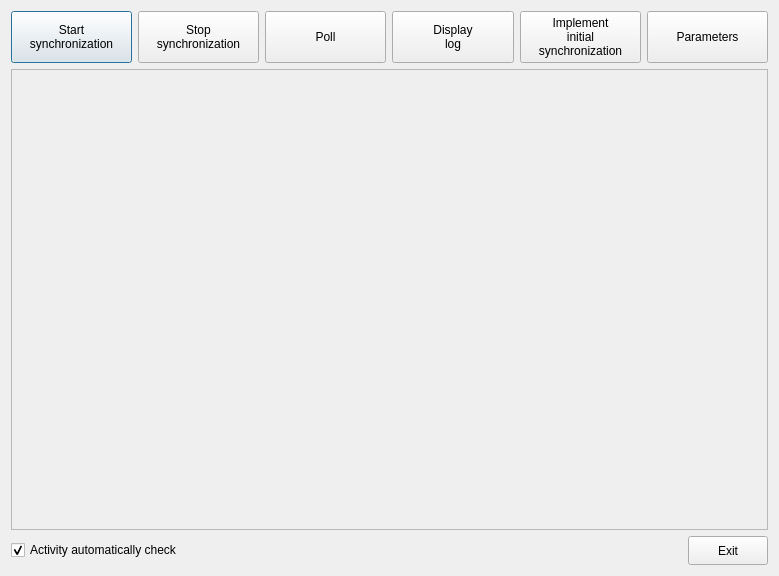
<?xml version="1.0" encoding="UTF-8"?>
<ui version="4.0">
 <class>dyndoc_sync_form</class>
 <widget class="QDialog" name="dyndoc_sync_form">
  <property name="geometry">
   <rect>
    <x>0</x>
    <y>0</y>
    <width>779</width>
    <height>576</height>
   </rect>
  </property>
  <property name="minimumSize">
   <size>
    <width>779</width>
    <height>111</height>
   </size>
  </property>
  <property name="windowTitle">
   <string>Dialog</string>
  </property>
  <property name="sizeGripEnabled">
   <bool>false</bool>
  </property>
  <layout class="QVBoxLayout" name="verticalLayout">
   <item>
    <layout class="QVBoxLayout" name="qvl_main">
     <item>
      <layout class="QHBoxLayout" name="qhl_top">
       <item>
        <widget class="QPushButton" name="qpb_start_synch">
         <property name="sizePolicy">
          <sizepolicy hsizetype="Minimum" vsizetype="Minimum">
           <horstretch>0</horstretch>
           <verstretch>0</verstretch>
          </sizepolicy>
         </property>
         <property name="minimumSize">
          <size>
           <width>0</width>
           <height>0</height>
          </size>
         </property>
         <property name="maximumSize">
          <size>
           <width>1000</width>
           <height>52</height>
          </size>
         </property>
         <property name="baseSize">
          <size>
           <width>123</width>
           <height>52</height>
          </size>
         </property>
         <property name="cursor">
          <cursorShape>ArrowCursor</cursorShape>
         </property>
         <property name="text">
          <string>Start
synchronization</string>
         </property>
        </widget>
       </item>
       <item>
        <widget class="QPushButton" name="qpb_stop_synch">
         <property name="sizePolicy">
          <sizepolicy hsizetype="Minimum" vsizetype="Minimum">
           <horstretch>0</horstretch>
           <verstretch>0</verstretch>
          </sizepolicy>
         </property>
         <property name="minimumSize">
          <size>
           <width>0</width>
           <height>0</height>
          </size>
         </property>
         <property name="maximumSize">
          <size>
           <width>1000</width>
           <height>52</height>
          </size>
         </property>
         <property name="sizeIncrement">
          <size>
           <width>0</width>
           <height>0</height>
          </size>
         </property>
         <property name="baseSize">
          <size>
           <width>123</width>
           <height>52</height>
          </size>
         </property>
         <property name="text">
          <string>Stop
synchronization</string>
         </property>
        </widget>
       </item>
       <item>
        <widget class="QPushButton" name="qpb_poll">
         <property name="sizePolicy">
          <sizepolicy hsizetype="Fixed" vsizetype="Fixed">
           <horstretch>0</horstretch>
           <verstretch>0</verstretch>
          </sizepolicy>
         </property>
         <property name="minimumSize">
          <size>
           <width>0</width>
           <height>0</height>
          </size>
         </property>
         <property name="maximumSize">
          <size>
           <width>1000</width>
           <height>52</height>
          </size>
         </property>
         <property name="sizeIncrement">
          <size>
           <width>123</width>
           <height>52</height>
          </size>
         </property>
         <property name="text">
          <string>Poll</string>
         </property>
        </widget>
       </item>
       <item>
        <widget class="QPushButton" name="qpb_display_log">
         <property name="sizePolicy">
          <sizepolicy hsizetype="Fixed" vsizetype="Fixed">
           <horstretch>0</horstretch>
           <verstretch>0</verstretch>
          </sizepolicy>
         </property>
         <property name="minimumSize">
          <size>
           <width>0</width>
           <height>0</height>
          </size>
         </property>
         <property name="maximumSize">
          <size>
           <width>1000</width>
           <height>52</height>
          </size>
         </property>
         <property name="sizeIncrement">
          <size>
           <width>123</width>
           <height>52</height>
          </size>
         </property>
         <property name="text">
          <string>Display
log</string>
         </property>
        </widget>
       </item>
       <item>
        <widget class="QPushButton" name="qpb_impinit_synch">
         <property name="sizePolicy">
          <sizepolicy hsizetype="Fixed" vsizetype="Fixed">
           <horstretch>0</horstretch>
           <verstretch>0</verstretch>
          </sizepolicy>
         </property>
         <property name="maximumSize">
          <size>
           <width>1000</width>
           <height>52</height>
          </size>
         </property>
         <property name="baseSize">
          <size>
           <width>123</width>
           <height>52</height>
          </size>
         </property>
         <property name="text">
          <string>Implement
initial
synchronization</string>
         </property>
        </widget>
       </item>
       <item>
        <widget class="QPushButton" name="qpb_param">
         <property name="sizePolicy">
          <sizepolicy hsizetype="Fixed" vsizetype="Fixed">
           <horstretch>0</horstretch>
           <verstretch>0</verstretch>
          </sizepolicy>
         </property>
         <property name="minimumSize">
          <size>
           <width>0</width>
           <height>0</height>
          </size>
         </property>
         <property name="maximumSize">
          <size>
           <width>1000</width>
           <height>52</height>
          </size>
         </property>
         <property name="baseSize">
          <size>
           <width>123</width>
           <height>52</height>
          </size>
         </property>
         <property name="text">
          <string>Parameters</string>
         </property>
        </widget>
       </item>
      </layout>
     </item>
     <item>
      <widget class="QFrame" name="frame">
       <property name="frameShape">
        <enum>QFrame::StyledPanel</enum>
       </property>
       <property name="frameShadow">
        <enum>QFrame::Raised</enum>
       </property>
      </widget>
     </item>
     <item>
      <layout class="QHBoxLayout" name="qhl_low">
       <item>
        <widget class="QCheckBox" name="checkBox">
         <property name="text">
          <string>Activity automatically check</string>
         </property>
         <property name="checked">
          <bool>true</bool>
         </property>
         <property name="tristate">
          <bool>false</bool>
         </property>
        </widget>
       </item>
       <item>
        <spacer name="horizontalSpacer">
         <property name="orientation">
          <enum>Qt::Horizontal</enum>
         </property>
         <property name="sizeHint" stdset="0">
          <size>
           <width>40</width>
           <height>20</height>
          </size>
         </property>
        </spacer>
       </item>
       <item>
        <widget class="QPushButton" name="qpb_exit">
         <property name="enabled">
          <bool>true</bool>
         </property>
         <property name="sizePolicy">
          <sizepolicy hsizetype="Fixed" vsizetype="Fixed">
           <horstretch>0</horstretch>
           <verstretch>0</verstretch>
          </sizepolicy>
         </property>
         <property name="minimumSize">
          <size>
           <width>0</width>
           <height>0</height>
          </size>
         </property>
         <property name="maximumSize">
          <size>
           <width>1000</width>
           <height>29</height>
          </size>
         </property>
         <property name="sizeIncrement">
          <size>
           <width>0</width>
           <height>0</height>
          </size>
         </property>
         <property name="baseSize">
          <size>
           <width>123</width>
           <height>32</height>
          </size>
         </property>
         <property name="cursor">
          <cursorShape>ArrowCursor</cursorShape>
         </property>
         <property name="text">
          <string>Exit</string>
         </property>
        </widget>
       </item>
      </layout>
     </item>
    </layout>
   </item>
  </layout>
 </widget>
 <resources/>
 <connections/>
</ui>
